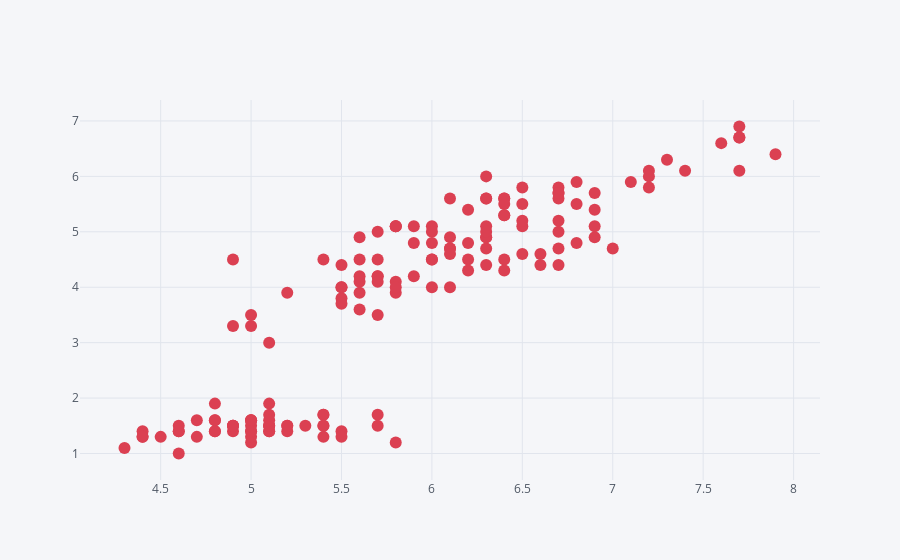

Write notebook code for a chart like this one.
### Code cell
df.iplot(x="SepalLengthCm",y="PetalLengthCm",mode = "markers", color="red")

### Figure 1 — Plotly figure (JSON) as saved in the notebook; plotly's stock layout.template omitted (floating-point values rounded to 4 significant figures; data arrays with more than 128 entries replaced by an {"elided": "..."} marker saying what was removed)
{"data": [{"line": {"color": "rgba(219, 64, 82, 1.0)", "dash": "solid", "shape": "linear", "width": 1.3}, "marker": {"size": 12, "symbol": "circle"}, "mode": "markers", "name": "PetalLengthCm", "text": "", "type": "scatter", "x": {"elided": "150 float values"}, "y": {"elided": "150 float values"}}], "layout": {"legend": {"bgcolor": "#F5F6F9", "font": {"color": "#4D5663"}}, "paper_bgcolor": "#F5F6F9", "plot_bgcolor": "#F5F6F9", "title": {"font": {"color": "#4D5663"}}, "xaxis": {"gridcolor": "#E1E5ED", "showgrid": true, "tickfont": {"color": "#4D5663"}, "title": {"font": {"color": "#4D5663"}, "text": ""}, "zerolinecolor": "#E1E5ED"}, "yaxis": {"gridcolor": "#E1E5ED", "showgrid": true, "tickfont": {"color": "#4D5663"}, "title": {"font": {"color": "#4D5663"}, "text": ""}, "zerolinecolor": "#E1E5ED"}}}
